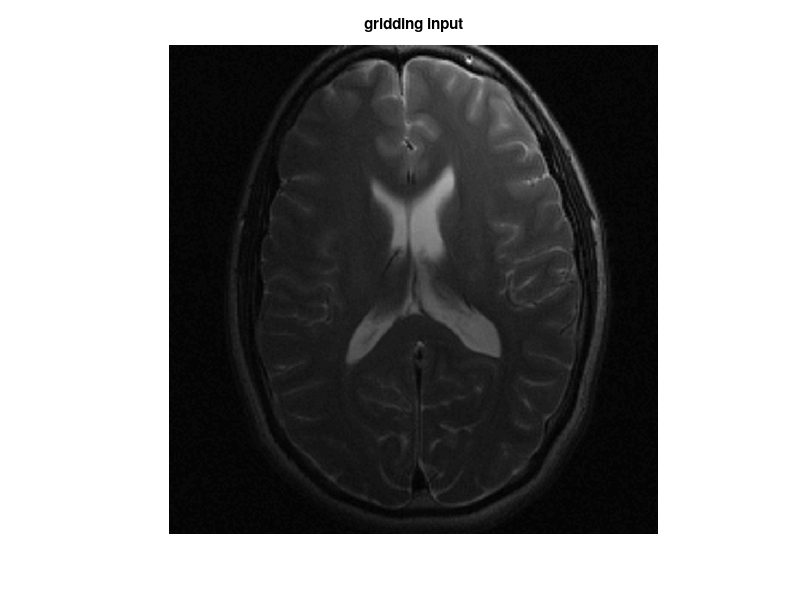

MATLAB code for this plot: (Note: this script raises an error after producing the figure.)
%% testscript with operator usage
clear all; close all; clc;

%% add bin to path
addpath ../bin
addpath ../../daten
addpath(genpath('./GRIDDING3D'));

%% Load data
load img_brain_4ch;
%load noisy_phantom;
%load calf_data_cs;
%%
trimmed_size = 224;
img = img(128-trimmed_size/2+1:128+trimmed_size/2,128-trimmed_size/2+1:128+trimmed_size/2,:);
%%
n_chn = 4;
img_a = zeros([trimmed_size,trimmed_size,trimmed_size,n_chn]);
%%
for chn = 1:4,
    img_a(:,:,:,chn) = repmat(img(:,:,chn),[1 1 trimmed_size]);
end
%img_a(1:10,1:10,:) = 0;
%img_a = flipdim(img_a,1);
%img_a = padarray(img(:,:,1),[0 0 trimmed_size/2]);
%%
size(img_a)
figure, imshow(imresize(abs(img_a(:,:,1,4)),4),[]), title('gridding input');

[nPE,nFE,nCh]=size(img_a);

%% Generate 96 radial projections rawdata
numSpokes = 96;

% Trajectory
theta=linspace(0,pi-pi/numSpokes,numSpokes);
rho=linspace(-0.5,0.5,nPE*2)';
k=rho*exp(-1j*theta);

%% generate Fourier sampling operator
%FT = GRIDDING3D(k, 1, 1, 0, [nPE,nFE], 2);
k_traj = [real(k(:))'; imag(k(:))';zeros(1,length(k(:)))];
imwidth = nPE;
osf = 1.5;
wg = 3;
sw = 8;
w = ones(1,length(k(:)));
FT = gridding3D(k_traj,w,imwidth,osf,wg,sw,[trimmed_size trimmed_size trimmed_size],'false');

%% generate radial data
dataRadial = FT*img_a;
%% density compensation
w = abs(rho);
w = repmat(w, [1, numSpokes,1]);
w_mc = repmat(w(:),[1 4]);
dataRadial_dc = dataRadial.*w_mc;
%% recon
%no density compnesation
imgRegrid_kb = FT'*dataRadial;
%density compensated
imgRegrid_kb_dc = FT'*dataRadial_dc;

%% show results
figure, imshow(imresize(((abs(imgRegrid_kb_dc(:,:,32,4)))),4),[]), title('gridding dc');

%% merge channels
recon_sos_dc = sqrt(sum(abs(imgRegrid_kb_dc).^2,4));
figure, imshow(imresize(((abs(recon_sos_dc(:,:,32)))),4),[]), title('gridding dc sos');
